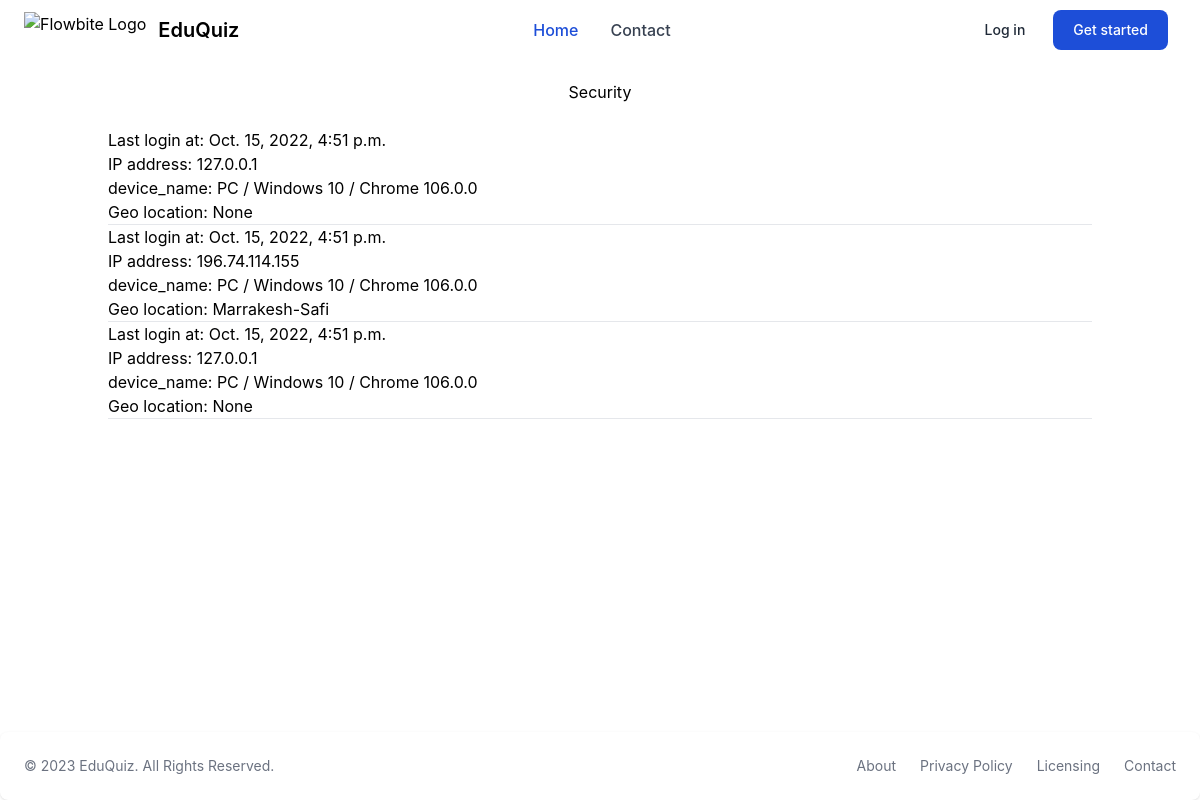
Page /account/security/ (signed in) on the committed database.
### dashboard/models.py (models this page shows, shortened)
class DataRelatedToUser(models.Model):
    profile = models.ForeignKey(Profile, on_delete=models.CASCADE, null=True)
    device_name = models.CharField(max_length=150, null=True, default='Unknown')
    http_user_agent = models.CharField(max_length=150, null=True)
    ip_address = models.GenericIPAddressField(max_length=30, null=True)
    geoip = models.CharField(max_length=100, null=True)
    date = models.DateTimeField(null=True)

### dashboard/views.py (the view)
# urls.py: path('account/security/', login_required(SecurityQuery.as_view()), name='security'),
class SecurityQuery(ListView):
    model = DataRelatedToUser
    context_object_name = "ip_adresse"
    template_name = 'security.html'
    def get_queryset(self):  # sourcery skip: inline-immediately-returned-variable
        profile = Profile.objects.get(user=self.request.user)
        ip_addresses = DataRelatedToUser.objects.filter(
            profile=profile).order_by('-date')
        return ip_addresses
    def get_context_data(self, **kwargs):
        context = super(SecurityQuery, self).get_context_data(**kwargs)
        context['change_password'] = PasswordResetForm(self.request.POST)
        return context

### dashboard/templates/security.html (shortened to what this page needs)
{% extends 'base.html' %}
{% load crispy_forms_tags %}
{% load static %}
{% block body %}
<div class="container p-5">
    <h1 class="text-center">Security</h1>
    <br>
    <div class="mb-3">
        <ul>
            {% for object in ip_adresse %}
            <li>Last login at: {{ object.date }}</li>
            <li>IP address: {{ object.ip_address }}</li>
            <li>device_name: {{ object.device_name }}</li>
            <li>Geo location: {{ object.geoip }}</li>
            <hr />
            {% empty %}
            <li>No objects yet.</li>
            {% endfor %}
        </ul>
    </div>
</div>
{% endblock %}

### loginsystem/templates/base.html (shortened to what this page needs)
<!DOCTYPE html>
<html lang="en">
{% load compress %} {% load tailwind_filters %}
<head>
    {% load static %}
    <link rel="stylesheet" href="{% static 'src/output.css' %}" />
</head>
<body>
    <header>
        <nav class="bg-white border-gray-200 px-4 lg:px-6 py-2.5 dark:bg-gray-800">
            <div class="flex flex-wrap justify-between items-center mx-auto max-w-screen-xl">
                <a href="{% url 'home' %}" class="flex items-center">
                    <img src="https://flowbite.com/docs/images/logo.svg" class="mr-3 h-6 sm:h-9" alt="Flowbite Logo" />
                    <span class="self-center text-xl font-semibold whitespace-nowrap dark:text-white">EduQuiz</span>
                </a>
                <div class="flex items-center lg:order-2">
                    <a href="{% url 'login' %}"
                        class="text-gray-800 dark:text-white hover:bg-gray-50 focus:ring-4 focus:ring-gray-300 font-medium rounded-lg text-sm px-4 lg:px-5 py-2 lg:py-2.5 mr-2 dark:hover:bg-gray-700 focus:outline-none dark:focus:ring-gray-800">Log
                        in</a>
                    <a href="{% url 'register' %}"
                        class="text-white bg-primary-700 hover:bg-primary-800 focus:ring-4 focus:ring-primary-300 font-medium rounded-lg text-sm px-4 lg:px-5 py-2 lg:py-2.5 mr-2 dark:bg-primary-600 dark:hover:bg-primary-700 focus:outline-none dark:focus:ring-primary-800">Get
                        started</a>
                </div>
                <div class="hidden justify-between items-center w-full lg:flex lg:w-auto lg:order-1" id="mobile-menu-2">
                    <ul class="flex flex-col mt-4 font-medium lg:flex-row lg:space-x-8 lg:mt-0">
                        <li>
                            <a href="#"
                                class="block py-2 pr-4 pl-3 text-white rounded bg-primary-700 lg:bg-transparent lg:text-primary-700 lg:p-0 dark:text-white"
                                aria-current="page">Home</a>
                        </li>
                        <li>
                            <a href="#"
                                class="block py-2 pr-4 pl-3 text-gray-700 border-b border-gray-100 hover:bg-gray-50 lg:hover:bg-transparent lg:border-0 lg:hover:text-primary-700 lg:p-0 dark:text-gray-400 lg:dark:hover:text-white dark:hover:bg-gray-700 dark:hover:text-white lg:dark:hover:bg-transparent dark:border-gray-700">Contact</a>
                        </li>
                    </ul>
                </div>
            </div>
        </nav>
    </header>
    {% block content %} {% endblock %} {% block body %} {% endblock %}
    <footer
        class="fixed bottom-0 w-screen p-4 bg-white rounded-lg shadow md:flex md:items-center md:justify-between md:p-6 dark:bg-gray-800">
        <span class="text-sm text-gray-500 sm:text-center dark:text-gray-400">© 2023 <a href="https://flowbite.com/"
                class="hover:underline">EduQuiz</a>. All Rights Reserved.
        </span>
        <ul class="flex flex-wrap items-center mt-3 text-sm text-gray-500 dark:text-gray-400 sm:mt-0">
            <li>
                <a href="#" class="mr-4 hover:underline md:mr-6 ">About</a>
            </li>
            <li>
                <a href="#" class="mr-4 hover:underline md:mr-6">Privacy Policy</a>
            </li>
            <li>
                <a href="#" class="mr-4 hover:underline md:mr-6">Licensing</a>
            </li>
            <li>
                <a href="#" class="hover:underline">Contact</a>
            </li>
        </ul>
    </footer>
</body>
</html>

### rows in the picture
DataRelatedToUser: date "Oct. 15, 2022, 4:51 p.m.", ip_address "127.0.0.1", device_name "PC / Windows 10 / Chrome 106.0.0", geoip "None"
DataRelatedToUser: date "Oct. 15, 2022, 4:51 p.m.", ip_address "196.74.114.155", device_name "PC / Windows 10 / Chrome 106.0.0", geoip "Marrakesh-Safi"
DataRelatedToUser: date "Oct. 15, 2022, 4:51 p.m.", ip_address "127.0.0.1", device_name "PC / Windows 10 / Chrome 106.0.0", geoip "None"
